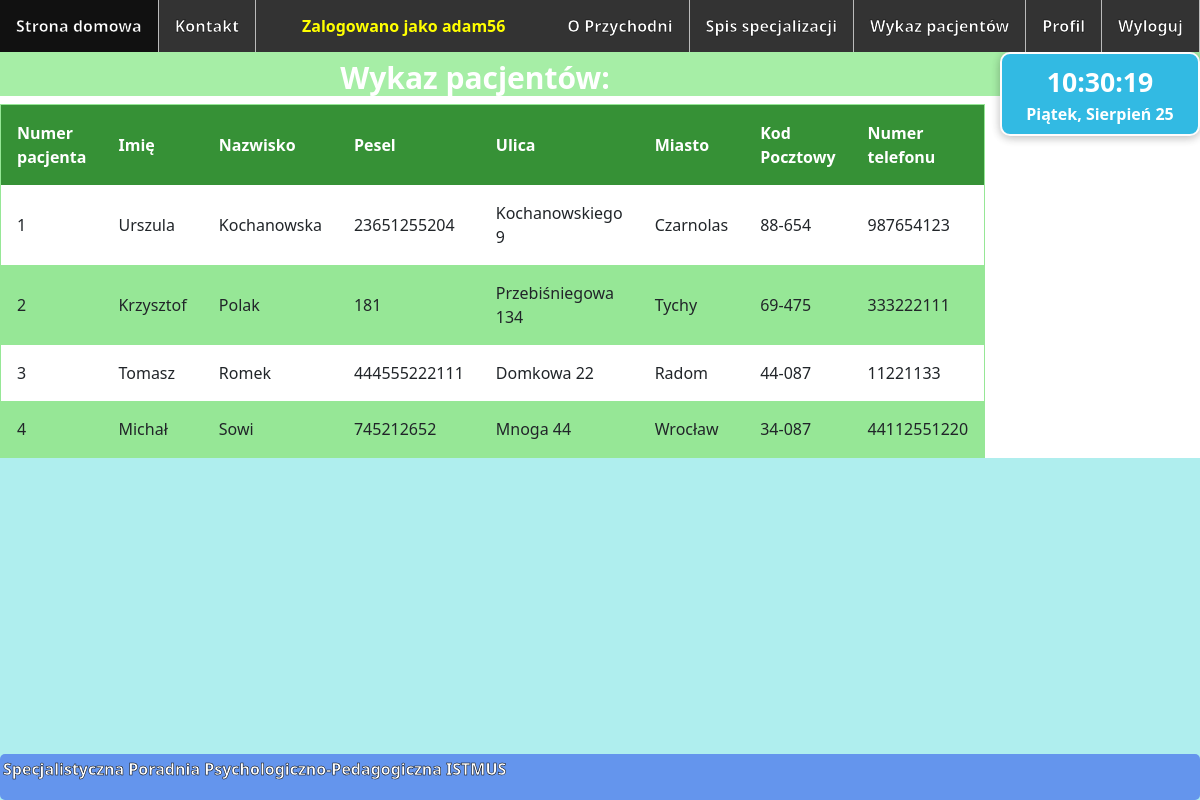
The app's page /wykazPacjentow/ (signed in), older data.
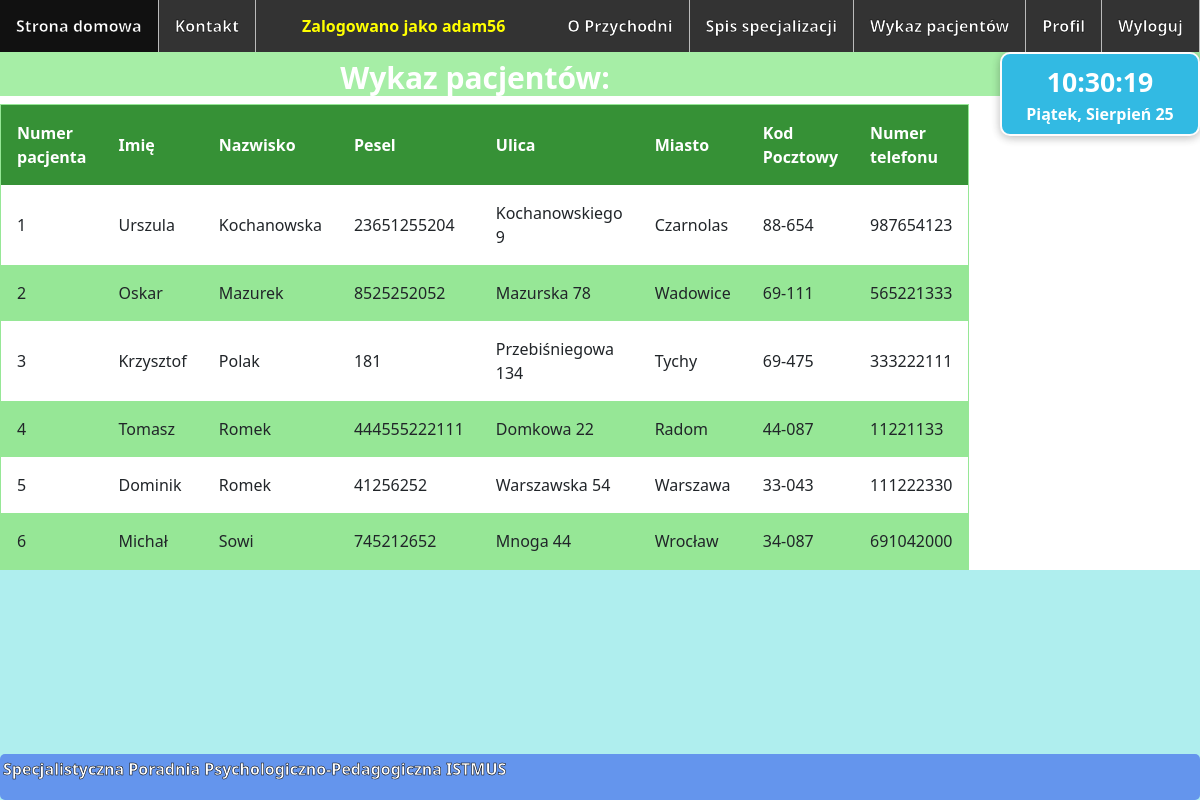
The same page, newer data.
### Przychodnia/models.py (models this page shows, shortened)
class Customer(models.Model):
    user = models.OneToOneField(User, null=True, blank=True, on_delete=models.CASCADE)
    USER_TYPES = (('ADM', 'Administrator'), ('DOC', 'Lekarz'), ('PAT', 'Pacjent'))
    userType = models.CharField(max_length=3, choices=USER_TYPES, default='PAT')
    pesel = models.IntegerField(unique=True, null=True, blank=True)
    name = models.CharField(max_length=20)
    surname = models.CharField(max_length=40)
    telephoneNumber = models.IntegerField(verbose_name='Numer telefonu', null=False, blank=False)
    street = models.CharField(max_length=40)
    city = models.CharField(max_length=40)
    zipCode = models.CharField(max_length=6)

### Przychodnia/views.py (the view)
# urls.py: path('wykazPacjentow/', views.patientsList, name='patientsList'),
@login_required
def patientsList(request):
    reqUserType = get_object_or_404(Customer, user=request.user, userType='DOC')
    if reqUserType:
        patients = Customer.objects.filter(userType='PAT').order_by('surname')
        return render(request, 'patientsList.html',
                      {'patients': patients})

### templates/patientsList.html (shortened to what this page needs)
{% extends 'base.html' %}
{% load bootstrap %}
{% block content %}
    <h1 id="nagłówek">Wykaz pacjentów:</h1>
    <table>
        <tr>
            <th>Numer pacjenta</th>
            <th>Imię</th>
            <th>Nazwisko</th>
            <th>Pesel</th>
            <th>Ulica</th>
            <th>Miasto</th>
            <th>Kod Pocztowy</th>
            <th>Numer telefonu</th>
        </tr>
        {% for patient in patients %}
            <tr>
                <td>{{ forloop.counter }}</td>
                <td>{{ patient.name }}</td>
                <td>{{ patient.surname }}</td>
                <td>{{ patient.pesel }}</td>
                <td>{{ patient.street }}</td>
                <td>{{ patient.city }}</td>
                <td>{{ patient.zipCode }}</td>
                <td>{{ patient.telephoneNumber }}</td>
            </tr>
        {% endfor %}
    </table>
{% endblock content %}

### templates/base.html (shortened to what this page needs)
<!DOCTYPE html>
<html lang="en">
<head>
    {% load static %}
    <link rel="stylesheet" type="text/css" href="{% static 'styles/style.css' %}"/>
    <link href="https://cdn.jsdelivr.net/npm/bootstrap@5.2.0-beta1/dist/css/bootstrap.min.css" rel="stylesheet"
>
</head>
<body>
<header>
    <ul id="ul">
        <li id="li"><a id="a" href="{% url 'homepage' %}">Strona domowa</a></li>
        <li id="li"><a id="a" href="{% url 'contact' %}">Kontakt</a></li>
        {% if user.is_authenticated %}
            <li id="li" style="float:right"><a id="a" href="{% url 'logout' %}">Wyloguj</a></li>
            <li id="li" style="float:right"><a id="a" href="{% url 'profile' %}">Profil</a></li>
            {% if user.customer.userType == 'DOC' %}
                <li id="li" style="float:right"><a id="a" href="{% url 'patientsList' %}">Wykaz
                    pacjentów</a></li>
            {% endif %}
            <li id="li" style="float:right"><a id="a" href="{% url 'doctorsList' %}">Spis specjalizacji</a></li>
        {% endif %}
        <li id="li" style="float:right"><a id="a" href="{% url 'about' %}">O Przychodni</a></li>
        {% if user.is_authenticated %}
            <li id="username">Zalogowano jako {{ user.username }}</li>
        {% endif %}
    </ul>
</header>
<aside style="float: right">
    <div class="time">
        <span class="hms"></span>
        <br>
        <span class="date"></span>
    </div>
</aside>
{% block content %}{% endblock content %}
<footer>
    <p>Specjalistyczna Poradnia Psychologiczno-Pedagogiczna ISTMUS</p>
</footer>
</body>
</html>

### Przychodnia/static/styles/style.css (style rules this page uses)
header { height: auto; }
html { background-color: paleturquoise; background-size: cover; }
#ul { list-style-type: none; margin: 0; padding: 0; overflow: hidden; background-color: #333; position: fixed; top: 0; width: 100%; }
#li { float: left; }
li a { display: block; color: white; text-align: center; padding: 14px 16px; text-decoration: none; font-weight: bold; -webkit-text-stroke: 0.5px black; }
#li #a { display: block; color: white; text-align: center; padding: 14px 16px; text-decoration: none; font-weight: bold; }
li { border-right: 1px solid #bbb; }
li:last-child { border-right: none; }
#li { border-right: 1px solid #bbb; }
#nagłówek { color: white !important; padding-top: 10px; font-size: 30px; font-weight: bold; text-align: center; margin-left: -50px; margin-top: 50px; background-color: #a6eea6; }
footer { text-align: left; padding: 3px; background-color: cornflowerblue; display: block; color: white; position: fixed; left: 0; bottom: 0; width: 100%; font-weight: bold; border-radius: 5px; -webkit-text-stroke: 0.5px black; }
#username { display: block; color: yellow; text-align: center; padding: 14px 16px; text-decoration: none; font-weight: bold; }
* { box-sizing: border-box; }
table { border-collapse: collapse; border-spacing: 0; width: 75%; border: 1px solid #96e796; margin-bottom: 10vh; border-radius: 5px; !important; }
th { background-color: #369136; color: white; }
th, td { text-align: left; padding: 16px; }
tr:nth-child(odd) { background-color: #96e796; }
.time { margin-top: 2px; background: #32bae3; color: #fff; border: 2px solid rgb(255, 252, 252); border-radius: 10px; box-shadow: 0 2px 10px 0 rgba(0, 0, 0, 0.16), 0 2px 10px 0 rgba(0, 0, 0, 0.12); padding: 8px; text-align: center; width: 200px; font-weight: bolder; }
.hms { font-size: 20pt; font-weight: bolder; }
.date { font-size: 12pt; }

Row changes from the older to the newer data that the page shows:
added Customer: name "Oskar", surname "Mazurek", pesel "8525252052", street "Mazurska 78", city "Wadowice", zipCode "69-111", telephoneNumber "565221333"
added Customer: name "Dominik", surname "Romek", pesel "41256252", street "Warszawska 54", city "Warszawa", zipCode "33-043", telephoneNumber "111222330"
changed Customer "Michał": telephoneNumber "44112551220" → "691042000"
